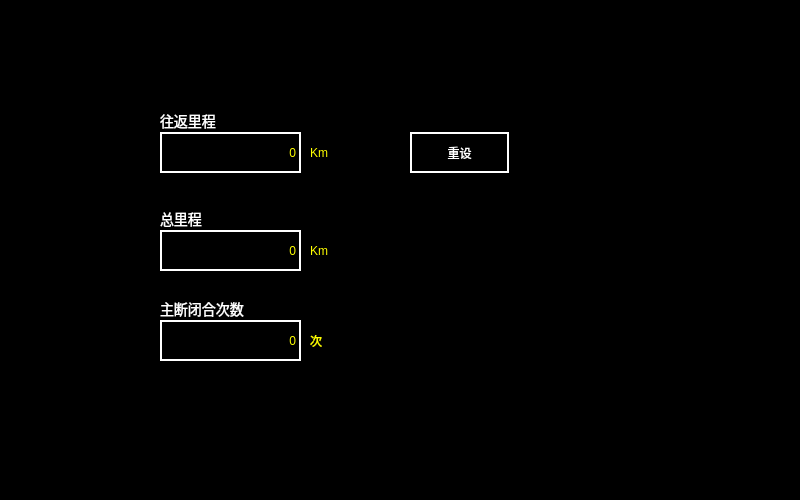
<?xml version="1.0" encoding="UTF-8"?>
<ui version="4.0">
 <class>Settng_Distance</class>
 <widget class="QWidget" name="Settng_Distance">
  <property name="geometry">
   <rect>
    <x>0</x>
    <y>0</y>
    <width>800</width>
    <height>500</height>
   </rect>
  </property>
  <property name="windowTitle">
   <string>Form</string>
  </property>
  <property name="styleSheet">
   <string notr="true">QWidget
{
background-color:black;
}</string>
  </property>
  <widget class="QLabel" name="LBL_ShuttleDis">
   <property name="geometry">
    <rect>
     <x>160</x>
     <y>132</y>
     <width>141</width>
     <height>41</height>
    </rect>
   </property>
   <property name="styleSheet">
    <string notr="true">border:2px solid rgb(255,255,255);
color:rgb(255,255,0);</string>
   </property>
   <property name="text">
    <string>0</string>
   </property>
   <property name="alignment">
    <set>Qt::AlignRight|Qt::AlignTrailing|Qt::AlignVCenter</set>
   </property>
  </widget>
  <widget class="QLabel" name="LBL_TotalDis">
   <property name="geometry">
    <rect>
     <x>160</x>
     <y>230</y>
     <width>141</width>
     <height>41</height>
    </rect>
   </property>
   <property name="styleSheet">
    <string notr="true">border:2px solid rgb(255,255,255);
color:rgb(255,255,0);</string>
   </property>
   <property name="text">
    <string>0</string>
   </property>
   <property name="alignment">
    <set>Qt::AlignRight|Qt::AlignTrailing|Qt::AlignVCenter</set>
   </property>
  </widget>
  <widget class="QLabel" name="LBL_MSCount">
   <property name="geometry">
    <rect>
     <x>160</x>
     <y>320</y>
     <width>141</width>
     <height>41</height>
    </rect>
   </property>
   <property name="styleSheet">
    <string notr="true">border:2px solid rgb(255,255,255);
color:rgb(255,255,0);</string>
   </property>
   <property name="text">
    <string>0</string>
   </property>
   <property name="alignment">
    <set>Qt::AlignRight|Qt::AlignTrailing|Qt::AlignVCenter</set>
   </property>
  </widget>
  <widget class="QLabel" name="LBL_Unit3">
   <property name="geometry">
    <rect>
     <x>310</x>
     <y>320</y>
     <width>21</width>
     <height>41</height>
    </rect>
   </property>
   <property name="styleSheet">
    <string notr="true">color:rgb(255,255,0);</string>
   </property>
   <property name="text">
    <string>次</string>
   </property>
  </widget>
  <widget class="QLabel" name="LBL_Unit1">
   <property name="geometry">
    <rect>
     <x>310</x>
     <y>132</y>
     <width>31</width>
     <height>41</height>
    </rect>
   </property>
   <property name="styleSheet">
    <string notr="true">color:rgb(255,255,0);</string>
   </property>
   <property name="text">
    <string>Km</string>
   </property>
  </widget>
  <widget class="QLabel" name="LBL_Unit2">
   <property name="geometry">
    <rect>
     <x>310</x>
     <y>230</y>
     <width>21</width>
     <height>41</height>
    </rect>
   </property>
   <property name="styleSheet">
    <string notr="true">color:rgb(255,255,0);</string>
   </property>
   <property name="text">
    <string>Km</string>
   </property>
  </widget>
  <widget class="QLabel" name="LBL_tip3">
   <property name="geometry">
    <rect>
     <x>160</x>
     <y>300</y>
     <width>91</width>
     <height>17</height>
    </rect>
   </property>
   <property name="styleSheet">
    <string notr="true">color:rgb(255,255,255);
font:14px;</string>
   </property>
   <property name="text">
    <string>主断闭合次数</string>
   </property>
  </widget>
  <widget class="QLabel" name="LBL_tip1">
   <property name="geometry">
    <rect>
     <x>160</x>
     <y>112</y>
     <width>67</width>
     <height>17</height>
    </rect>
   </property>
   <property name="styleSheet">
    <string notr="true">color:rgb(255,255,255);
font:14px;</string>
   </property>
   <property name="text">
    <string>往返里程</string>
   </property>
  </widget>
  <widget class="QLabel" name="LBL_tip2">
   <property name="geometry">
    <rect>
     <x>160</x>
     <y>210</y>
     <width>51</width>
     <height>17</height>
    </rect>
   </property>
   <property name="styleSheet">
    <string notr="true">color:rgb(255,255,255);
font:14px;</string>
   </property>
   <property name="text">
    <string>总里程</string>
   </property>
  </widget>
  <widget class="QPushButton" name="BTN_Reset">
   <property name="geometry">
    <rect>
     <x>410</x>
     <y>132</y>
     <width>99</width>
     <height>41</height>
    </rect>
   </property>
   <property name="styleSheet">
    <string notr="true">border:2px solid rgb(255,255,255);
background-color:rgb(0,0,0);
color:rgb(255,255,255);</string>
   </property>
   <property name="text">
    <string>重设</string>
   </property>
  </widget>
 </widget>
 <resources/>
 <connections/>
</ui>
